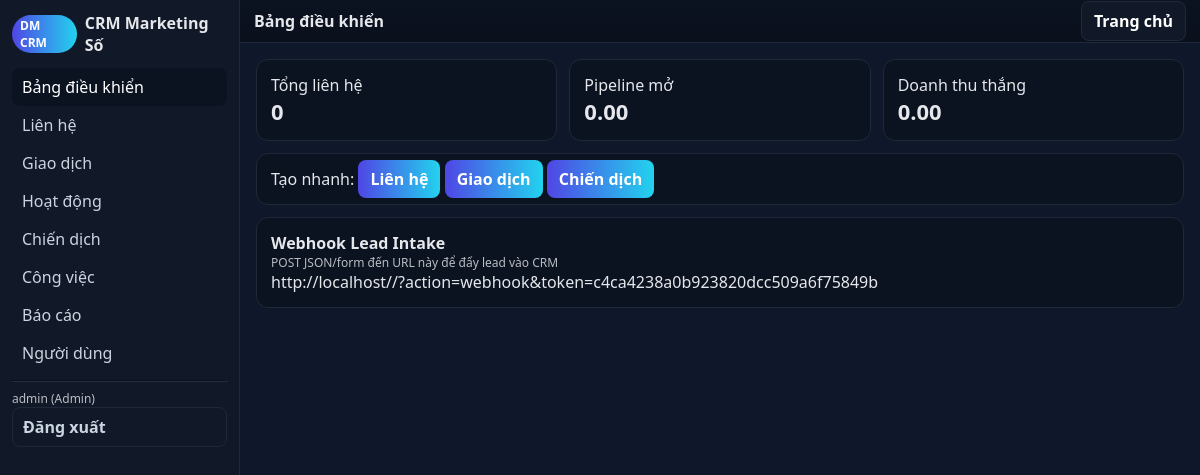
The app's page /?action=dashboard (signed in), older data.
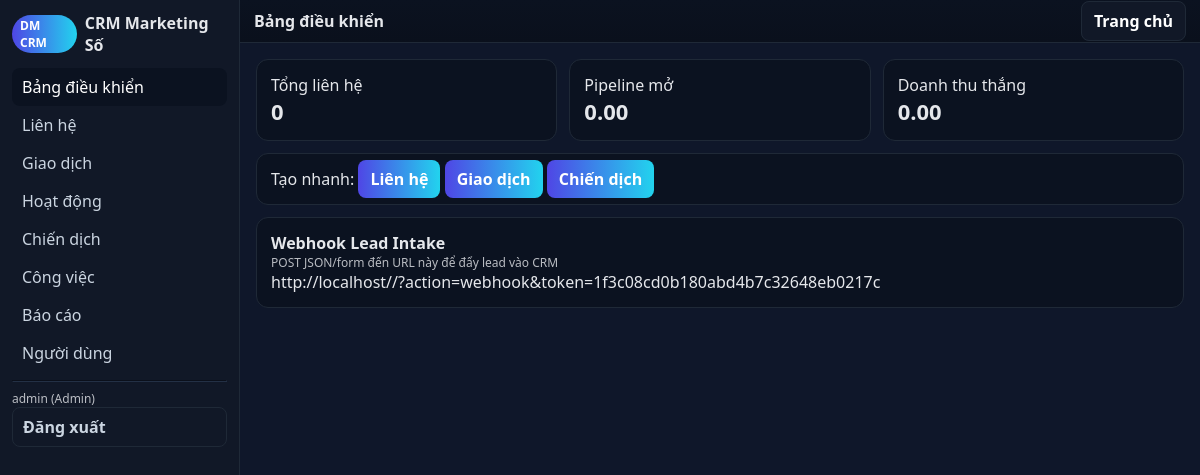
The same page, newer data.
### tables this page shows
CREATE TABLE settings (k TEXT PRIMARY KEY, v TEXT);

### lib/db.php (called while the page is built, shortened)
<?php
$DB_FILE = __DIR__.'/../crm.sqlite';
$db = new PDO('sqlite:'.$DB_FILE);
$db->setAttribute(PDO::ATTR_ERRMODE, PDO::ERRMODE_EXCEPTION);
$db->exec("CREATE TABLE IF NOT EXISTS settings (k TEXT PRIMARY KEY, v TEXT);");
$db->exec("CREATE TABLE IF NOT EXISTS users (id INTEGER PRIMARY KEY AUTOINCREMENT, username TEXT UNIQUE, password_hash TEXT, role TEXT DEFAULT 'Admin', created_at TEXT DEFAULT CURRENT_TIMESTAMP);");
$db->exec("CREATE TABLE IF NOT EXISTS contacts (id INTEGER PRIMARY KEY AUTOINCREMENT, name TEXT NOT NULL, email TEXT, phone TEXT, company TEXT, source TEXT, tags TEXT, utm_source TEXT, utm_medium TEXT, utm_campaign TEXT, created_at TEXT DEFAULT CURRENT_TIMESTAMP);");
$db->exec("CREATE TABLE IF NOT EXISTS deals (id INTEGER PRIMARY KEY AUTOINCREMENT, contact_id INTEGER, title TEXT NOT NULL, value REAL DEFAULT 0, currency TEXT DEFAULT 'USD', stage TEXT DEFAULT 'New', channel TEXT, utm_source TEXT, utm_medium TEXT, utm_campaign TEXT, expected_close TEXT, created_at TEXT DEFAULT CURRENT_TIMESTAMP, FOREIGN KEY(contact_id) REFERENCES contacts(id));");
$db->exec("CREATE TABLE IF NOT EXISTS activities (id INTEGER PRIMARY KEY AUTOINCREMENT, contact_id INTEGER, type TEXT, content TEXT, at TEXT DEFAULT CURRENT_TIMESTAMP, FOREIGN KEY(contact_id) REFERENCES contacts(id));");
$db->exec("CREATE TABLE IF NOT EXISTS campaigns (id INTEGER PRIMARY KEY AUTOINCREMENT, name TEXT NOT NULL, channel TEXT, budget REAL DEFAULT 0, spent REAL DEFAULT 0, status TEXT DEFAULT 'Active', start_date TEXT, end_date TEXT, notes TEXT, created_at TEXT DEFAULT CURRENT_TIMESTAMP);");
$db->exec("CREATE TABLE IF NOT EXISTS tasks (id INTEGER PRIMARY KEY AUTOINCREMENT, contact_id INTEGER, title TEXT NOT NULL, due_date TEXT, status TEXT DEFAULT 'Open', owner TEXT, created_at TEXT DEFAULT CURRENT_TIMESTAMP, FOREIGN KEY(contact_id) REFERENCES contacts(id));");
$db->exec("CREATE TABLE IF NOT EXISTS saved_views (id INTEGER PRIMARY KEY AUTOINCREMENT, kind TEXT NOT NULL, name TEXT NOT NULL, query_json TEXT NOT NULL, owner TEXT, created_at TEXT DEFAULT CURRENT_TIMESTAMP);");
$db->exec("CREATE TABLE IF NOT EXISTS audits (id INTEGER PRIMARY KEY AUTOINCREMENT, event TEXT, payload TEXT, at TEXT DEFAULT CURRENT_TIMESTAMP, actor TEXT);");
$db->exec("CREATE INDEX IF NOT EXISTS idx_contacts_email ON contacts(email);");
$db->exec("CREATE INDEX IF NOT EXISTS idx_contacts_created ON contacts(created_at);");
$db->exec("CREATE INDEX IF NOT EXISTS idx_deals_stage_created ON deals(stage, created_at);");
function q($db,$sql,$params=[]){ $st=$db->prepare($sql); $st->execute($params); return $st; }
function h($s){ return htmlspecialchars($s ?? '', ENT_QUOTES, 'UTF-8'); }
function setting_get($k,$def=null){ global $db; $v=q($db,"SELECT v FROM settings WHERE k=?",[$k])->fetchColumn(); return ($v===false)?$def:$v; }

### views/dashboard.php (the view)
<?php
function view_dashboard(){ global $db; layout_header('Bảng điều khiển'); $k_contacts=(int)q($db,"SELECT COUNT(*) FROM contacts")->fetchColumn(); $sum_pipeline=(float)q($db,"SELECT IFNULL(SUM(value),0) FROM deals WHERE stage IN ('New','Qualified','Proposal')")->fetchColumn(); $sum_won=(float)q($db,"SELECT IFNULL(SUM(value),0) FROM deals WHERE stage='Won'")->fetchColumn(); echo '<div class="grid cols-3">'; echo '<div class="card"><div>Tổng liên hệ</div><div class="kpi">'.number_format($k_contacts).'</div></div>'; echo '<div class="card"><div>Pipeline mở</div><div class="kpi">'.number_format($sum_pipeline,2).'</div></div>'; echo '<div class="card"><div>Doanh thu thắng</div><div class="kpi">'.number_format($sum_won,2).'</div></div>'; echo '</div>'; echo '<div class="card">Tạo nhanh: <a class="btn" href="?action=contacts&op=new">Liên hệ</a> <a class="btn" href="?action=deals&op=new">Giao dịch</a> <a class="btn" href="?action=campaigns&op=new">Chiến dịch</a></div>'; if(($_SESSION['role']??'')==='Admin'){ $sec = setting_get('webhook_secret',''); if(!$sec){ $sec=bin2hex(random_bytes(16)); setting_set('webhook_secret',$sec);} $url = (isset($_SERVER['HTTPS'])?'https':'http').'://'.($_SERVER['HTTP_HOST']??'localhost').dirname($_SERVER['REQUEST_URI'] ?: '/').'/?action=webhook&token='.$sec; echo '<div class="card"><strong>Webhook Lead Intake</strong><div class="hint">POST JSON/form đến URL này để đẩy lead vào CRM</div><div style="word-break:break-all">'.h($url).'</div></div>'; } layout_footer(); }

### index.php (shortened to what this page needs)
<?php
require __DIR__.'/lib/db.php';
$action = $_GET['action'] ?? 'dashboard';
require __DIR__.'/views/layout.php';
switch ($action) {
  case 'dashboard':   require __DIR__.'/views/dashboard.php';  view_dashboard(); break;
}

### views/layout.php (shortened to what this page needs)
<?php
function layout_header($title='CRM'){
  echo '<!doctype html><html><head><meta charset="utf-8"><meta name="viewport" content="width=device-width,initial-scale=1">';
  echo '</head><body><div class="layout"><aside class="sidebar">';
  echo '<div class="brand"><span class="pill">DM CRM</span> <span>CRM Marketing Số</span></div><div class="nav">';
  $items=['dashboard'=>'Bảng điều khiển','contacts'=>'Liên hệ','deals'=>'Giao dịch','activities'=>'Hoạt động','campaigns'=>'Chiến dịch','tasks'=>'Công việc','reports'=>'Báo cáo','users'=>'Người dùng'];
  $current=$_GET['action']??'dashboard'; foreach($items as $k=>$v){ $cls=$current===$k?'active':''; echo '<a class="'.$cls.'" href="?action='.$k.'">'.$v.'</a>'; }
  echo '<hr style="border-color:var(--muted);opacity:.3">';
  echo '<div class="hint">'.h($_SESSION['uname']??'').' ('.h($_SESSION['role']??'').')</div>';
  echo '<a class="btn secondary" href="?action=logout">Đăng xuất</a>';
  echo '</div></aside><main class="main"><div class="toolbar"><strong>'.h($title).'</strong><div><a class="btn secondary" href="?action=dashboard">Trang chủ</a></div></div><div class="container">';
}
function layout_footer(){ echo '</div></main></div></body></html>'; }

### views/layout.php (style rules this page uses)
:root { --bg:#0f172a;--panel:#111827;--muted:#1f2937;--text:#e5e7eb;--accent:#4f46e5;--accent2:#22d3ee }
* { box-sizing:border-box }
body { margin:0;font-family:ui-sans-serif,system-ui,-apple-system,Segoe UI,Roboto,Helvetica,Arial;background:var(--bg);color:var(--text) }
a { color:#93c5fd;text-decoration:none }
.layout { display:grid;grid-template-columns:240px 1fr;min-height:100vh }
.sidebar { background:var(--panel);border-right:1px solid var(--muted);padding:12px }
.brand { display:flex;gap:8px;align-items:center;font-weight:700;margin-bottom:12px }
.pill { padding:2px 8px;border-radius:999px;background:linear-gradient(90deg,var(--accent),var(--accent2));font-size:12px;color:#fff }
.nav a { display:block;padding:8px 10px;border-radius:8px;color:#cbd5e1 }
.nav a.active,.nav a:hover { background:#0b1220;color:#fff }
.main { display:grid;grid-template-rows:auto 1fr }
.toolbar { display:flex;justify-content:space-between;align-items:center;padding:10px 14px;border-bottom:1px solid var(--muted);background:linear-gradient(180deg,#0b1220,#0a101c) }
.container { padding:16px }
.card { background:#0b1220;border:1px solid var(--muted);border-radius:12px;padding:14px;margin-bottom:12px }
.grid { display:grid;gap:12px }
.grid.cols-3 { grid-template-columns:repeat(3,1fr) }
.btn { background:linear-gradient(90deg,var(--accent),var(--accent2));color:#fff;border:none;padding:8px 12px;border-radius:8px;cursor:pointer;font-weight:600 }
.btn.secondary { background:#111827;border:1px solid var(--muted) }
.kpi { font-size:22px;font-weight:800 }
.hint { font-size:12px;opacity:.8 }

Row changes from the older to the newer data that the page shows:
added settings: v "http://localhost//?action=webhook&token=1f3c08cd0b180abd4b7c32648eb0217c"
Text that changed along with them:
$url: "http://localhost//?action=webhook&token=c4ca4238a0b923820dcc509a6f75849b" → (not shown)
